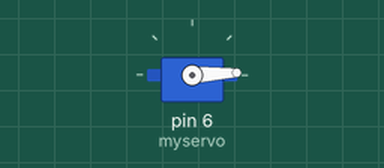
Simulated run of this sketch. Board: Arduino Uno, built with avr-gcc and run on an emulated ATmega328P. On the bench: servo.

Above: at 0.05 s.
At 1.3 s:
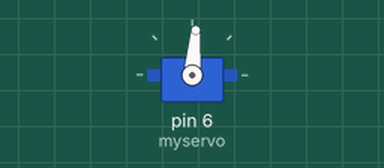
At 2.6 s:
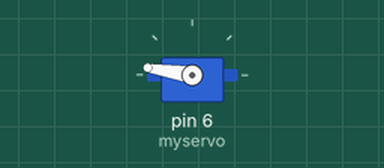
At 5.2 s:
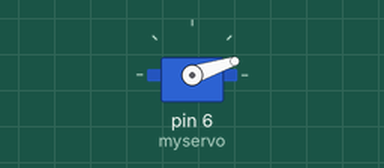
Timing chart, 0 to 7.1 s (numbered marks = the images above):
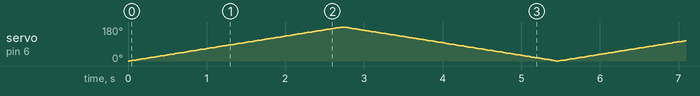

The sketch:

code4.1.ino
```cpp
#include <Servo.h>

Servo myservo;
int servoPosition = 0;

void setup() {
  myservo.attach(6);
}

void loop() {
  for (servoPosition = 0; servoPosition <= 180; servoPosition += 1) {
    myservo.write(servoPosition);
    delay(15);
  }
  for (servoPosition = 180; servoPosition >= 0; servoPosition -= 1) {
    myservo.write(servoPosition);
    delay(15);
  }
}
```
